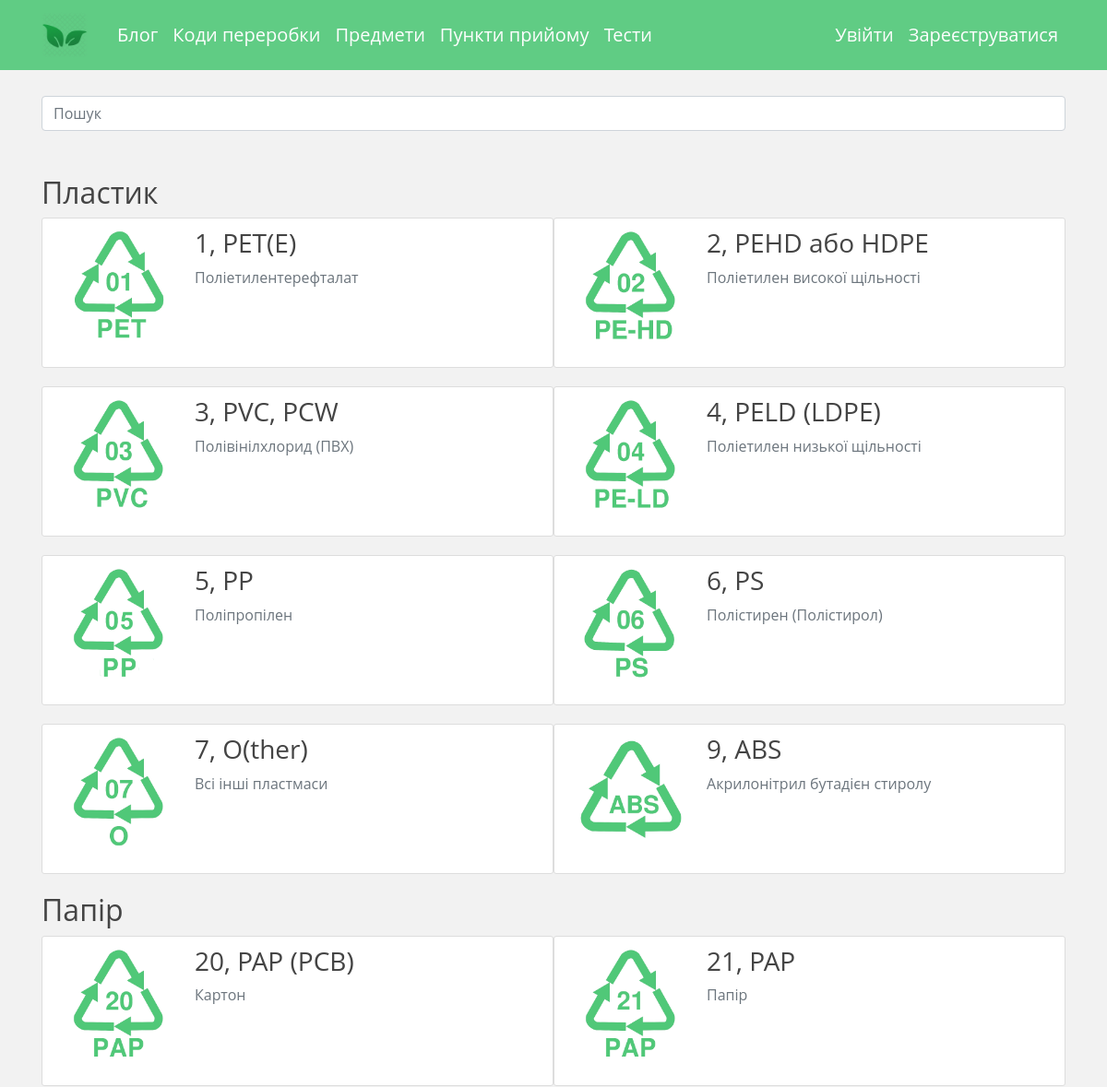
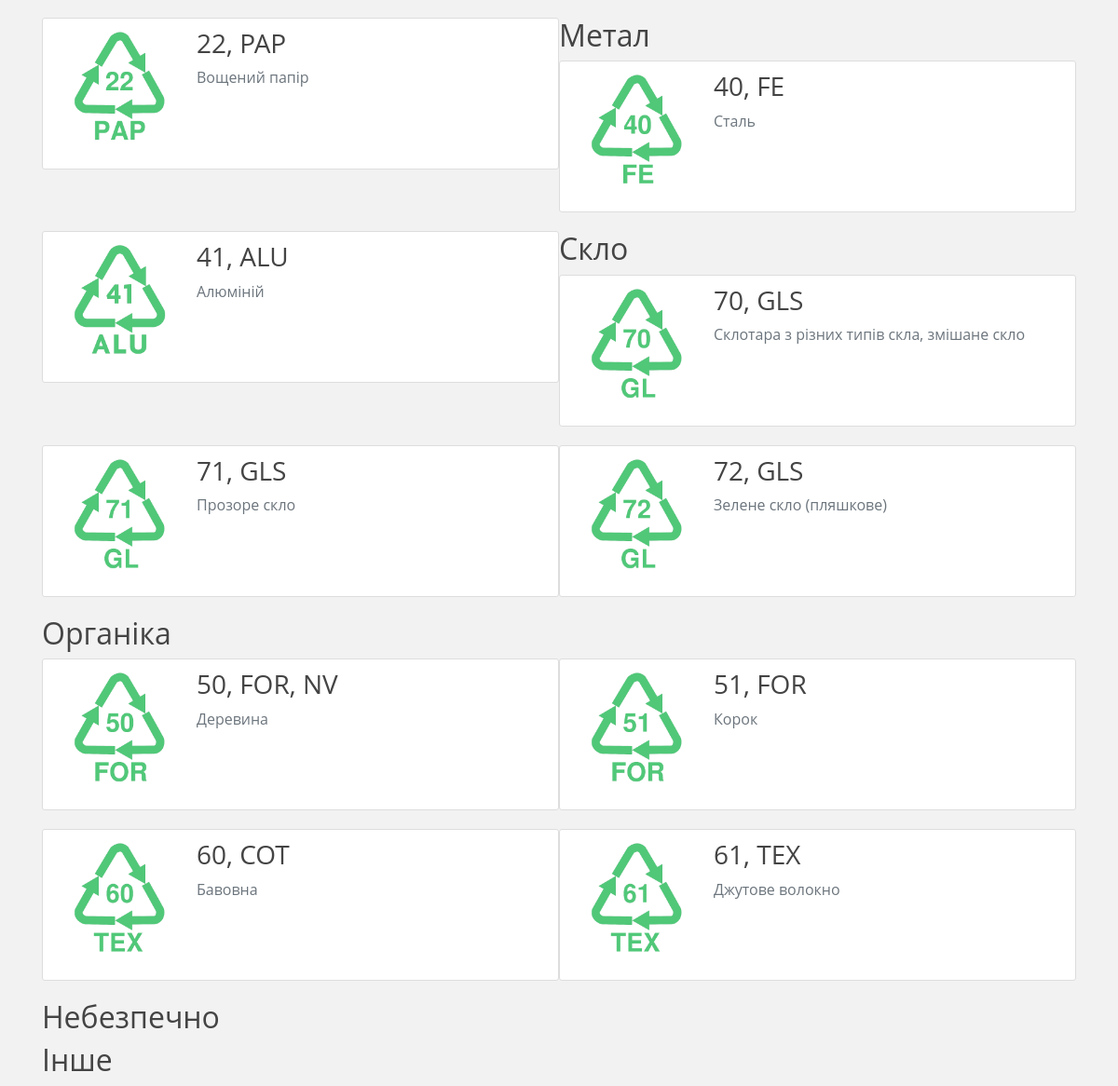
The app's page /codes/ with its own data (2 pictures, top to bottom).
### materials/models.py (models this page shows, shortened)
class Type(models.Model):
    title = models.CharField(max_length=100)

class Code(models.Model):
	type_code = models.ForeignKey(Type, on_delete=models.DO_NOTHING)
	code = models.IntegerField(primary_key=True)
	abbreviation = models.CharField(max_length=20)
	description = models.TextField()
	image = models.ImageField(default='default.jpg', upload_to='material_pics')

### materials/views.py (the view)
# urls.py: path('codes/', materials_views.codes, name='codes'),
def codes(request):
	codes = Code.objects.all()
	types = Type.objects.all()
	query = request.GET.get("q")
	if query:
		codes = codes.filter(
			Q(abbreviation__icontains = query) |
			Q(description__icontains = query)
			).distinct()
	context = {
	'types': types,
	'codes': codes,
	}
	return render(request,"materials/codes.html",context)

### materials/templates/materials/codes.html
{% extends "blog/base.html" %}
{% block content %}
<br>
<form method = "GET" action = "">
  <div class="active-cyan-4 mb-4">
    <input class="form-control" type="text" name = "q" placeholder="Пошук" aria-label="Search"
    value = "{{ request.GET.q }}">
  </div>
</form>
<br>
{% for type in types %}
  <h2>{{type.title}}</h2>
  {% for code in codes %}
    {% if type == code.type_code %}
      <div class="media content-section" style="float: left; width: 50%;">
        <div class="media">
          <img class="account-img" src="{{ code.image.url }}">
          <div class="media-body">
            <h3 class="code-title">{{ code.code }}, {{ code.abbreviation }} </h3>
            <p class = "text-secondary">{{code.description}} </p>
          </div>
        </div>
      </div>
    {%endif%}
  {% endfor %}
{%endfor%}
{% endblock content %}

### blog/templates/blog/base.html (shortened to what this page needs)
{% load static %}
<!DOCTYPE html>
<html>
<head>
    <link rel="stylesheet" href="https://maxcdn.bootstrapcdn.com/bootstrap/4.0.0/css/bootstrap.min.css">
    <link rel="stylesheet" type="text/css" href="{% static 'blog/main.css' %}">
</head>
<body>
    <header class="site-header">
      <nav class="navbar navbar-expand-md navbar-dark fixed-top">
        <div class="container">
          <a class="navbar-brand mr-4" href="{% url 'post_list' %}">
            <img id = "leaf" src="{% static "blog/leaf.png" %}"/></a>
          <div class="collapse navbar-collapse" id="navbarToggle">
            <div class="navbar-nav mr-auto">
              <a class="nav-item nav-link" href="{% url 'post_list' %}">Блог</a>
              <a class="nav-item nav-link" href="{% url 'codes' %}">Коди переробки</a>
              <a class="nav-item nav-link" href="{% url 'wastes' %}">Предмети</a>
              <a class="nav-item nav-link" href="{% url 'map' %}">Пункти прийому</a>
              <a class="nav-item nav-link" href="{% url 'test' %}">Тести</a>
            </div>
            <div class="navbar-nav">
              {% if user.is_authenticated %}
                <a class="nav-item nav-link" href="{% url 'profile' %}">Профіль</a>
                <a class="nav-item nav-link" href="{% url 'logout' %}">Вийти</a>
              {% else %}
                <a class="nav-item nav-link" href="{% url 'login' %}">Увійти</a>
                <a class="nav-item nav-link" href="{% url 'register' %}">Зареєструватися</a>
              {% endif %}
            </div>
          </div>
        </div>
      </nav>
    </header>
    <main role="main" class="container">
      <div class="row">
        <div class="col-md-12 col-lg-12">
          {% block content %}
          {% endblock %}
        </div>
      </div>
    </main>
</body>
</html>

### blog/static/blog/main.css (style rules this page uses)
body { background: #ffffff; color: #333333; margin-top: 5rem; }
h1, h2, h3, h4, h5, h6 { color: #444444; }
#leaf { width:50px; height: 50px; }
.navbar { background-color: #50C878; opacity: 0.9; }
body { background: #f2f2f2; font-family: 'Open Sans', sans-serif; }
.site-header .navbar-nav .nav-link { color: #ffffff; font-size: 20px; }
.content-section { background: #ffffff; padding: 10px 20px; border: 1px solid #dddddd; border-radius: 3px; margin-bottom: 20px; }
.account-img { height: 125px; width: 125px; margin-right: 20px; margin-bottom: 16px; }

### records on screen
Type: title "Пластик"
Code: image (picture), code "1", abbreviation "PET(E)", description "Поліетилентерефталат"
Code: image (picture), code "2", abbreviation "PEHD або HDPE", description "Поліетилен високої щільності"
Code: image (picture), code "3", abbreviation "PVC, PCW", description "Полівінілхлорид (ПВХ)"
Code: image (picture), code "4", abbreviation "PELD (LDPE)", description "Поліетилен низької щільності"
Code: image (picture), code "5", abbreviation "PP", description "Поліпропілен"
Code: image (picture), code "6", abbreviation "PS", description "Полістирен (Полістирол)"
Code: image (picture), code "7", abbreviation "O(ther)", description "Всі інші пластмаси"
Code: image (picture), code "9", abbreviation "ABS", description "Акрилонітрил бутадієн стиролу"
Type: title "Папір"
Code: image (picture), code "20", abbreviation "PAP (PCB)", description "Картон"
Code: image (picture), code "21", abbreviation "PAP", description "Папір"
Code: image (picture), code "22", abbreviation "PAP", description "Вощений папір"
Type: title "Метал"
Code: image (picture), code "40", abbreviation "FE", description "Сталь"
Code: image (picture), code "41", abbreviation "ALU", description "Алюміній"
Type: title "Скло"
Code: image (picture), code "70", abbreviation "GLS", description "Склотара з різних типів скла, змішане скло"
Code: image (picture), code "71", abbreviation "GLS", description "Прозоре скло"
Code: image (picture), code "72", abbreviation "GLS", description "Зелене скло (пляшкове)"
Type: title "Органіка"
Code: image (picture), code "50", abbreviation "FOR, NV", description "Деревина"
Code: image (picture), code "51", abbreviation "FOR", description "Корок"
Code: image (picture), code "60", abbreviation "COT", description "Бавовна"
Code: image (picture), code "61", abbreviation "TEX", description "Джутове волокно"
Type: title "Небезпечно"
Type: title "Інше"
